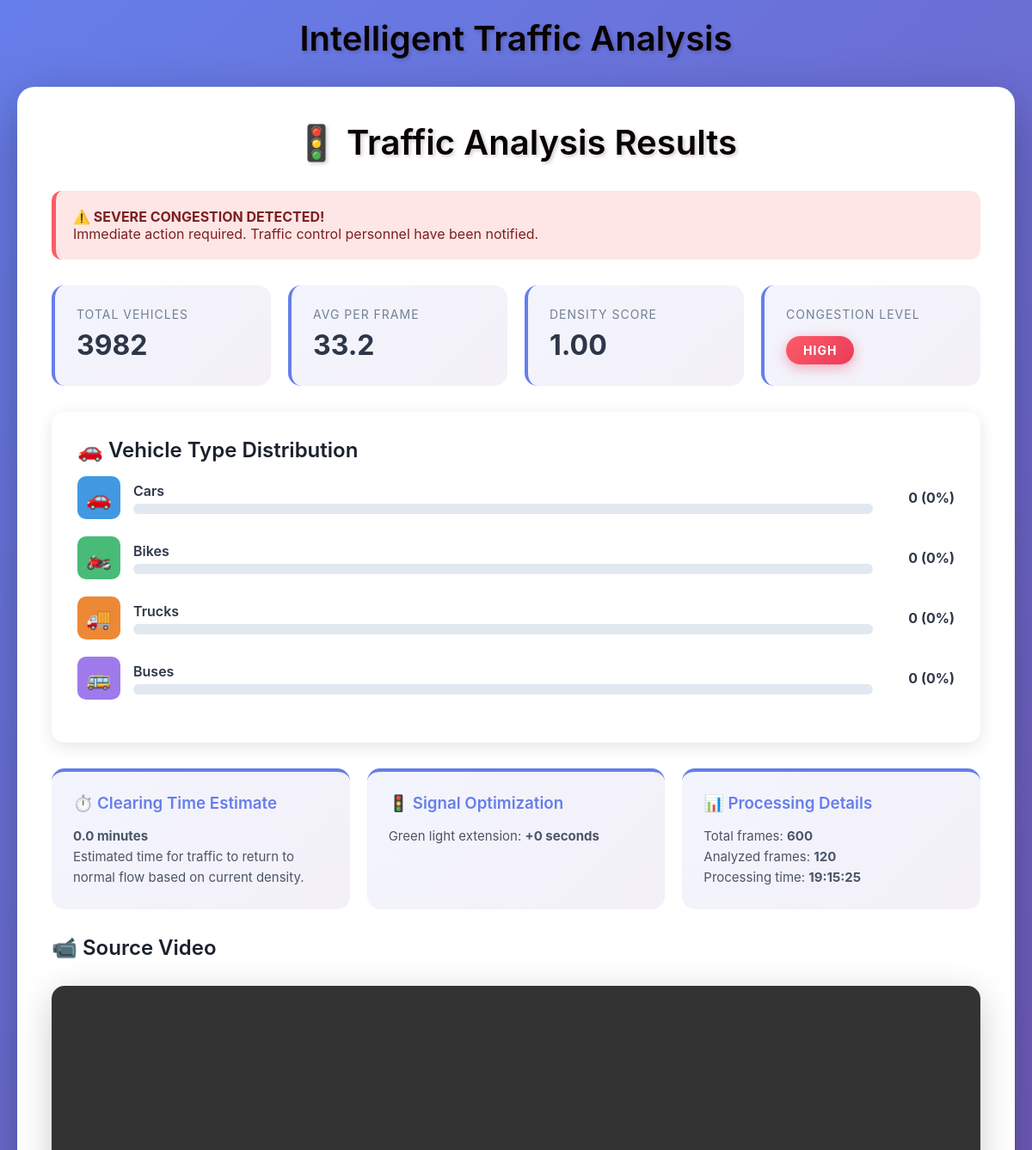
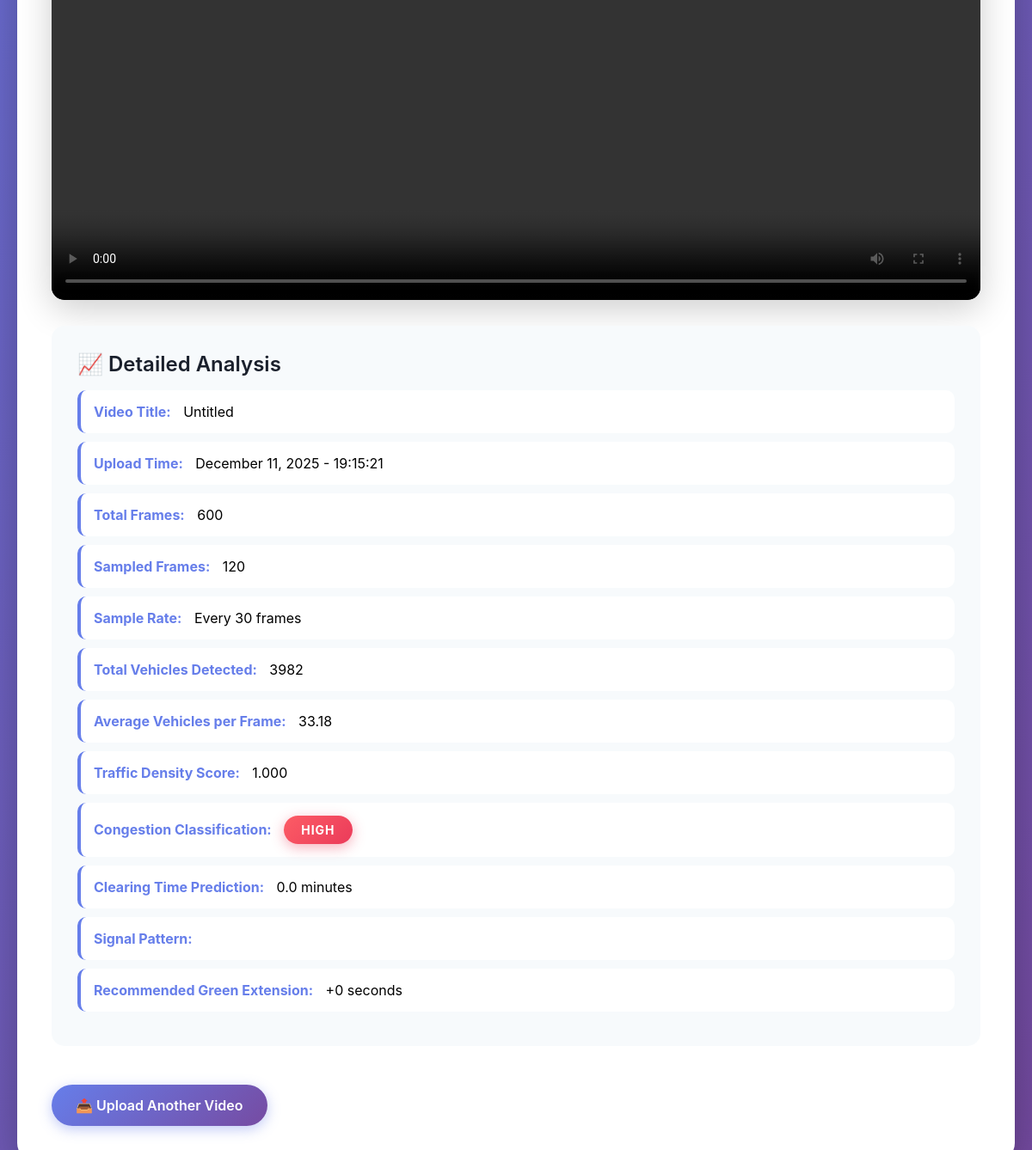
The app's page /results/1/ with its own data (2 pictures, top to bottom).
### traffic_app/models.py (models this page shows, shortened)
class ProcessingResult(models.Model):
    video = models.OneToOneField(VideoUpload, on_delete=models.CASCADE, related_name="result")
    total_frames = models.IntegerField(default=0)
    sampled_frames = models.IntegerField(default=0)
    total_vehicles = models.IntegerField(default=0)
    avg_vehicles_per_frame = models.FloatField(default=0.0)
    density_score = models.FloatField(default=0.0)
    congestion = models.CharField(
        max_length=10,
        choices=[("LOW","LOW"),("MEDIUM","MEDIUM"),("HIGH","HIGH")],
        default="LOW"
    )
    signal_green_extension = models.FloatField(default=0.0)
    signal_pattern = models.CharField(max_length=100, default="")
    signal_recommendation = models.CharField(max_length=200, default="")
    clearing_time = models.FloatField(default=0.0)
    count_cars = models.IntegerField(default=0)
    count_bikes = models.IntegerField(default=0)
    count_trucks = models.IntegerField(default=0)
    count_buses = models.IntegerField(default=0)
    processed_at = models.DateTimeField(auto_now_add=True)

class VideoUpload(models.Model):
    title = models.CharField(max_length=200, blank=True)
    video_file = models.FileField(upload_to="uploads/")
    uploaded_at = models.DateTimeField(auto_now_add=True)
    processed = models.BooleanField(default=False)

### traffic_app/views.py (the view)
# urls.py: path("results/<int:pk>/", views.results_view, name="results"),
def results_view(request, pk):
    video = get_object_or_404(VideoUpload, pk=pk)
    result = getattr(video, "result", None)
    if result:
        total = result.count_cars + result.count_bikes + result.count_trucks + result.count_buses
        vehicle_percentages = {
            "cars": round((result.count_cars / total * 100) if total > 0 else 0, 1),
            "bikes": round((result.count_bikes / total * 100) if total > 0 else 0, 1),
            "trucks": round((result.count_trucks / total * 100) if total > 0 else 0, 1),
            "buses": round((result.count_buses / total * 100) if total > 0 else 0, 1),
        }
    else:
        vehicle_percentages = {"cars": 0, "bikes": 0, "trucks": 0, "buses": 0}
    context = {
        "video": video,
        "result": result,
        "vehicle_percentages": vehicle_percentages
    }
    return render(request, "traffic_app/results.html", context)

### traffic_app/templates/traffic_app/results.html (shortened to what this page needs)
{% extends "traffic_app/base.html" %}
{% block content %}
<div class="container-card">
    <h1>🚦 Traffic Analysis Results</h1>
    {% if result.congestion == "HIGH" %}
    <div class="alert-box alert-danger">
        <strong>⚠️ SEVERE CONGESTION DETECTED!</strong>
        <p>Immediate action required. Traffic control personnel have been notified.</p>
    </div>
    {% elif result.congestion == "MEDIUM" %}
    <div class="alert-box alert-warning">
        <strong>⚠️ Moderate Congestion</strong>
        <p>Traffic flow is affected. Monitor situation closely.</p>
    </div>
    {% else %}
    <div class="alert-box alert-success">
        <strong>✓ Normal Traffic Flow</strong>
        <p>Traffic conditions are within normal parameters.</p>
    </div>
    {% endif %}
    <div class="stats-grid">
        <div class="stat-card">
            <div class="stat-label">Total Vehicles</div>
            <div class="stat-value">{{ result.total_vehicles }}</div>
        </div>
        <div class="stat-card">
            <div class="stat-label">Avg per Frame</div>
            <div class="stat-value">{{ result.avg_vehicles_per_frame|floatformat:1 }}</div>
        </div>
        <div class="stat-card">
            <div class="stat-label">Density Score</div>
            <div class="stat-value">{{ result.density_score|floatformat:2 }}</div>
        </div>
        <div class="stat-card">
            <div class="stat-label">Congestion Level</div>
            <div class="stat-value">
                <span class="congestion-badge congestion-{{ result.congestion|lower }}">
                    {{ result.congestion }}
                </span>
            </div>
        </div>
    </div>
    <div class="vehicle-breakdown">
        <h2>🚗 Vehicle Type Distribution</h2>
        <div class="vehicle-item">
            <div class="vehicle-icon car">🚗</div>
            <div class="vehicle-info">
                <div class="vehicle-name">Cars</div>
                <div class="vehicle-bar">
                </div>
            </div>
            <div class="vehicle-count">{{ result.count_cars }} ({{ vehicle_percentages.cars }}%)</div>
        </div>
        <div class="vehicle-item">
            <div class="vehicle-icon bike">🏍️</div>
            <div class="vehicle-info">
                <div class="vehicle-name">Bikes</div>
                <div class="vehicle-bar">
                </div>
            </div>
            <div class="vehicle-count">{{ result.count_bikes }} ({{ vehicle_percentages.bikes }}%)</div>
        </div>
        <div class="vehicle-item">
            <div class="vehicle-icon truck">🚚</div>
            <div class="vehicle-info">
                <div class="vehicle-name">Trucks</div>
                <div class="vehicle-bar">
                </div>
            </div>
            <div class="vehicle-count">{{ result.count_trucks }} ({{ vehicle_percentages.trucks }}%)</div>
        </div>
        <div class="vehicle-item">
            <div class="vehicle-icon bus">🚌</div>
            <div class="vehicle-info">
                <div class="vehicle-name">Buses</div>
                <div class="vehicle-bar">
                </div>
            </div>
            <div class="vehicle-count">{{ result.count_buses }} ({{ vehicle_percentages.buses }}%)</div>
        </div>
    </div>
    <div class="recommendations">
        <div class="recommendation-card">
            <h3>⏱️ Clearing Time Estimate</h3>
            <p><strong>{{ result.clearing_time }} minutes</strong></p>
            <p>Estimated time for traffic to return to normal flow based on current density.</p>
        </div>
        <div class="recommendation-card">
            <h3>🚦 Signal Optimization</h3>
            <p>Green light extension: <strong>+{{ result.signal_green_extension|floatformat:0 }} seconds</strong></p>
        </div>
        <div class="recommendation-card">
            <h3>📊 Processing Details</h3>
            <p>Total frames: <strong>{{ result.total_frames }}</strong></p>
            <p>Analyzed frames: <strong>{{ result.sampled_frames }}</strong></p>
            <p>Processing time: <strong>{{ result.processed_at|date:"H:i:s" }}</strong></p>
        </div>
    </div>
    <h2>📹 Source Video</h2>
    <div class="video-frame">
        <video width="100%" controls>
            <source src="{{ video.video_file.url }}" type="video/mp4">
        </video>
    </div>
    <div class="metrics-section">
        <h2>📈 Detailed Analysis</h2>
        <ul class="metrics-list">
            <li><b>Video Title:</b> {{ video.title|default:"Untitled" }}</li>
            <li><b>Upload Time:</b> {{ video.uploaded_at|date:"F d, Y - H:i:s" }}</li>
            <li><b>Total Frames:</b> {{ result.total_frames }}</li>
            <li><b>Sampled Frames:</b> {{ result.sampled_frames }}</li>
            <li><b>Sample Rate:</b> Every 30 frames</li>
            <li><b>Total Vehicles Detected:</b> {{ result.total_vehicles }}</li>
            <li><b>Average Vehicles per Frame:</b> {{ result.avg_vehicles_per_frame|floatformat:2 }}</li>
            <li><b>Traffic Density Score:</b> {{ result.density_score|floatformat:3 }}</li>
            <li><b>Congestion Classification:</b>
                <span class="congestion-badge congestion-{{ result.congestion|lower }}">
                    {{ result.congestion }}
                </span>
            </li>
            <li><b>Clearing Time Prediction:</b> {{ result.clearing_time }} minutes</li>
            <li><b>Signal Pattern:</b> {{ result.signal_pattern }}</li>
            <li><b>Recommended Green Extension:</b> +{{ result.signal_green_extension|floatformat:0 }} seconds</li>
        </ul>
    </div>
    <a href="{% url 'traffic_app:upload' %}" class="btn">📤 Upload Another Video</a>
</div>
{% endblock %}

### traffic_app/templates/traffic_app/base.html (shortened to what this page needs)
{% load static %}
<!doctype html>
<html>
<head>
<link rel="stylesheet" href="{% static 'traffic_app/css/style.css' %}">
</head>
<body>
  <div class="container">
    <h1>Intelligent Traffic Analysis</h1>
    {% block content %}{% endblock %}
  </div>
</body>
</html>

### traffic_app/static/traffic_app/css/style.css (style rules this page uses)
* { margin: 0; padding: 0; box-sizing: border-box; }
body { background: linear-gradient(135deg, #667eea 0%, #764ba2 100%); font-family: "Inter", "Segoe UI", Tahoma, Geneva, Verdana, sans-serif; min-height: 100vh; padding: 20px; }
h1, h2, h3 { font-weight: 600; color: #1a202c; margin-bottom: 1rem; }
h1 { font-size: 2.5rem; text-align: center; color: rgb(10, 1, 1); text-shadow: 2px 2px 4px rgba(0,0,0,0.2); margin-bottom: 2rem; }
.container-card { max-width: 1200px; margin: 0 auto; padding: 40px; background: white; border-radius: 20px; box-shadow: 0 20px 60px rgba(0,0,0,0.3); animation: fadeIn 0.5s ease-in; }
.btn { display: inline-block; background: linear-gradient(135deg, #667eea 0%, #764ba2 100%); color: white; padding: 14px 28px; border-radius: 50px; text-decoration: none; border: none; font-weight: 600; font-size: 16px; cursor: pointer; transition: all 0.3s ease; box-shadow: 0 4px 15px rgba(102, 126, 234, 0.4); margin-top: 15px; }
.stats-grid { display: grid; grid-template-columns: repeat(auto-fit, minmax(250px, 1fr)); gap: 20px; margin: 30px 0; }
.stat-card { background: linear-gradient(135deg, #667eea15 0%, #764ba215 100%); padding: 25px; border-radius: 15px; border-left: 4px solid #667eea; transition: all 0.3s ease; }
.stat-label { font-size: 14px; color: #718096; text-transform: uppercase; letter-spacing: 1px; margin-bottom: 8px; }
.stat-value { font-size: 32px; font-weight: 700; color: #2d3748; }
.congestion-badge { display: inline-block; padding: 8px 20px; border-radius: 25px; font-weight: 700; font-size: 14px; text-transform: uppercase; letter-spacing: 1px; }
.congestion-high { background: linear-gradient(135deg, #fc5c65 0%, #eb3b5a 100%); color: white; box-shadow: 0 4px 15px rgba(235, 59, 90, 0.4); }
.video-frame { width: 100%; margin: 30px 0; border-radius: 15px; overflow: hidden; box-shadow: 0 10px 40px rgba(0,0,0,0.2); }
.video-frame video { width: 100%; display: block; }
.metrics-section { background: #f7fafc; padding: 30px; border-radius: 15px; margin: 30px 0; }
.metrics-list { list-style: none; }
.metrics-list li { padding: 15px; margin-bottom: 10px; background: white; border-radius: 10px; border-left: 4px solid #667eea; font-size: 16px; transition: all 0.3s ease; }
.metrics-list li b { color: #667eea; margin-right: 10px; }
.vehicle-breakdown { background: white; padding: 30px; border-radius: 15px; margin: 30px 0; box-shadow: 0 5px 20px rgba(0,0,0,0.1); }
.vehicle-item { display: flex; align-items: center; margin-bottom: 20px; }
.vehicle-icon { width: 50px; height: 50px; margin-right: 15px; font-size: 24px; display: flex; align-items: center; justify-content: center; border-radius: 10px; }
.vehicle-icon.car { background: #4299e1; color: white; }
.vehicle-icon.bike { background: #48bb78; color: white; }
.vehicle-icon.truck { background: #ed8936; color: white; }
.vehicle-icon.bus { background: #9f7aea; color: white; }
.vehicle-info { flex: 1; }
.vehicle-name { font-weight: 600; color: #2d3748; margin-bottom: 5px; }
.vehicle-bar { height: 12px; background: #e2e8f0; border-radius: 6px; overflow: hidden; position: relative; }
.vehicle-count { margin-left: 15px; font-weight: 700; color: #2d3748; min-width: 80px; text-align: right; }
.alert-box { padding: 20px; border-radius: 12px; margin: 20px 0; border-left: 5px solid; animation: slideIn 0.5s ease; }
.alert-danger { background: #ffe6e6; border-color: #fc5c65; color: #7d1f1f; }
.recommendations { display: grid; grid-template-columns: repeat(auto-fit, minmax(300px, 1fr)); gap: 20px; margin: 30px 0; }
.recommendation-card { background: linear-gradient(135deg, #667eea15 0%, #764ba215 100%); padding: 25px; border-radius: 15px; border-top: 4px solid #667eea; }
.recommendation-card h3 { color: #667eea; margin-bottom: 15px; display: flex; align-items: center; gap: 10px; }
.recommendation-card p { color: #4a5568; line-height: 1.6; font-size: 15px; }

### records on screen
ProcessingResult: total_vehicles "3982", avg_vehicles_per_frame "33.2", density_score "1.00", congestion "HIGH", count_cars "0", count_bikes "0", count_trucks "0", count_buses "0", clearing_time "0.0", signal_green_extension "0", total_frames "600", sampled_frames "120", processed_at "19:15:25", avg_vehicles_per_frame "33.18", density_score "1.000"
VideoUpload: title "Untitled", uploaded_at "December 11, 2025 - 19:15:21"

### other values on screen
{{ vehicle_percentages.cars }} "0"
{{ vehicle_percentages.bikes }} "0"
{{ vehicle_percentages.trucks }} "0"
{{ vehicle_percentages.buses }} "0"
